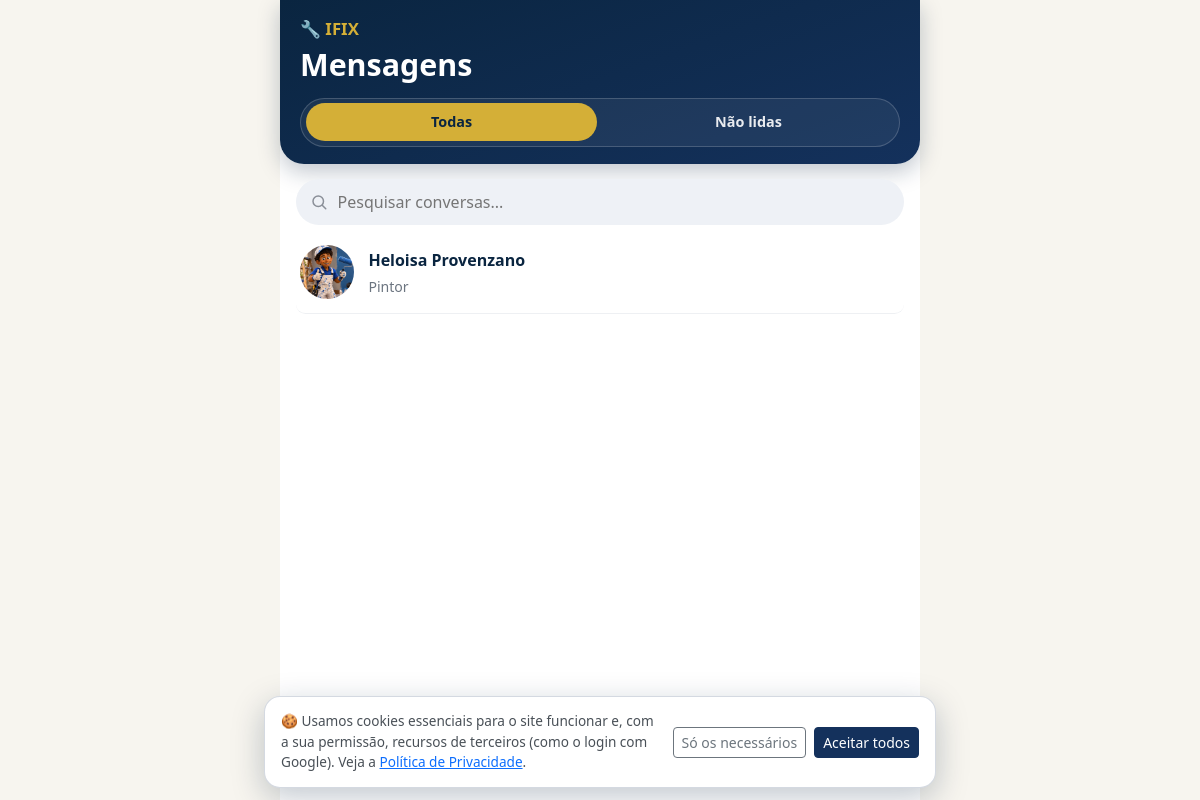
/servicos/mensagens/ (signed in), run on an earlier commit of the app's database.
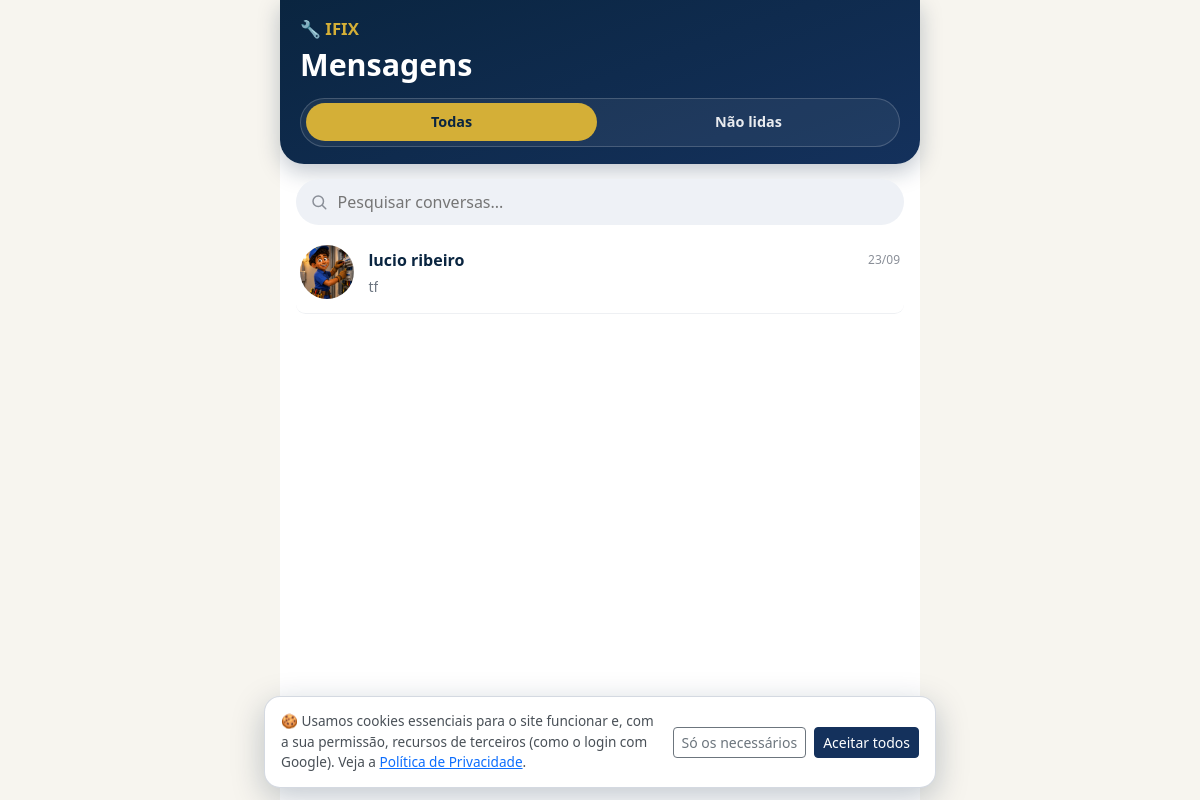
And on a later commit of the database.
### services/models.py (models this page shows, shortened)
class SolicitacaoServico(models.Model):
    STATUS_PENDENTE = 'pendente'
    STATUS_CONFIRMADO = 'confirmado'
    STATUS_CONCLUIDO = 'concluido'
    STATUS_CANCELADO = 'cancelado'
    STATUS_CHOICES = (
        (STATUS_PENDENTE, 'Pendente'),
        (STATUS_CONFIRMADO, 'Confirmado'),
        (STATUS_CONCLUIDO, 'Concluído'),
        (STATUS_CANCELADO, 'Cancelado'),
    )
    usuario = models.ForeignKey(
        settings.AUTH_USER_MODEL,
        on_delete=models.CASCADE,
        related_name='solicitacoes',
    )
    servico = models.ForeignKey(
        Servico,
        on_delete=models.CASCADE,
        related_name='solicitacoes',
    )
    mensagem = models.TextField(blank=True, verbose_name='Mensagem/observações')
    data_visita = models.DateField(
        null=True, blank=True,
        verbose_name='Dia da visita solicitado',
        help_text='Dia escolhido pelo cliente, no calendário, para a visita do profissional.',
    )
    status = models.CharField(max_length=15, choices=STATUS_CHOICES, default=STATUS_PENDENTE)
    visita_concluida_em = models.DateTimeField(
        null=True, blank=True,
        verbose_name='Visita concluída em',
        help_text='Preenchido quando o cliente confirma que o profissional foi até a casa dele, liberando a aba Orçamentos para essa solicitação.',
    )
    TURNO_MANHA = 'manha'
    TURNO_TARDE = 'tarde'
    TURNO_NOITE = 'noite'
    TURNO_QUALQUER = 'qualquer'
    TURNO_CHOICES = (
        (TURNO_MANHA, 'Manhã (8h às 12h)'),
        (TURNO_TARDE, 'Tarde (12h às 18h)'),
        (TURNO_NOITE, 'Noite (18h às 21h)'),
        (TURNO_QUALQUER, 'Qualquer horário'),
    )
    TURNOS_CURTOS = {
        TURNO_MANHA: 'Manhã',
        TURNO_TARDE: 'Tarde',
        TURNO_NOITE: 'Noite',
        TURNO_QUALQUER: 'Qualquer horário',
    }
    turno = models.CharField(
        max_length=10, choices=TURNO_CHOICES, default=TURNO_QUALQUER,
        verbose_name='Turno preferido',
    )
    urgente = models.BooleanField(
        default=False, verbose_name='Urgente (hoje)',
        help_text='O cliente precisa do atendimento hoje; o pedido aparece em destaque para o profissional.',
    )
    grupo = models.UUIDField(
        null=True, blank=True, db_index=True, editable=False,
        help_text='Pedidos criados juntos, para vários profissionais ao mesmo tempo, dividem o mesmo grupo (usado na comparação).',
    )
    latitude = models.FloatField(null=True, blank=True, verbose_name='Latitude do local da visita')
    longitude = models.FloatField(null=True, blank=True, verbose_name='Longitude do local da visita')
    endereco_visita = models.CharField(
        max_length=255, blank=True, verbose_name='Endereço / ponto de referência da visita',
    )
    a_caminho_em = models.DateTimeField(
        null=True, blank=True, verbose_name='Profissional avisou que está a caminho (1ª visita)',
    )
    reagendamentos = models.PositiveSmallIntegerField(
        default=0, verbose_name='Reagendamentos aceitos (1ª visita)',
    )
    cancelado_por = models.ForeignKey(
        settings.AUTH_USER_MODEL, null=True, blank=True, on_delete=models.SET_NULL,
        related_name='solicitacoes_canceladas', verbose_name='Cancelado por',
    )
    cancelado_em = models.DateTimeField(null=True, blank=True, verbose_name='Cancelado em')
    motivo_cancelamento = models.TextField(blank=True, verbose_name='Motivo do cancelamento')
    cancelamento_tardio = models.BooleanField(
        default=False, verbose_name='Cancelamento tardio',
        help_text='Cancelado com menos antecedência do que a regra permite (ver services/regras.py).',
    )
    respondida_em = models.DateTimeField(
        null=True, blank=True, verbose_name='Respondida pelo profissional em',
        help_text='Quando o profissional aceitou ou recusou o pedido (base do tempo de resposta do perfil).',
    )
    criado_em = models.DateTimeField(auto_now_add=True)
    class Meta:
        verbose_name = 'Solicitação de serviço'
        verbose_name_plural = 'Solicitações de serviço'
        ordering = ['-criado_em']

class Servico(models.Model):
    profissional = models.ForeignKey(
        settings.AUTH_USER_MODEL,
        on_delete=models.CASCADE,
        related_name='servicos',
        limit_choices_to={'profile__tipo': 'profissional'},
    )
    categoria = models.ForeignKey(
        CategoriaServico,
        on_delete=models.PROTECT,
        related_name='servicos',
    )
    nome = models.CharField(max_length=150, verbose_name='Nome do serviço')  # P4
    slug = models.SlugField(
        max_length=180, unique=True, blank=True,
        help_text='Gerado sozinho (ex.: eletricista-joao-silva-12) - usado na URL da página do serviço.',
    )
    subservico = models.CharField(
        max_length=150, blank=True, verbose_name='Subserviço',
    )  # P4.1 - opção específica dentro do serviço, conforme a categoria
    descricao = models.TextField(verbose_name='Observação')  # P5
    preco_min = models.DecimalField(
        max_digits=10, decimal_places=2,
        validators=[MinValueValidator(0)],
        verbose_name='Preço da visita a partir de (R$)',
    )  # P6
    preco_max = models.DecimalField(
        max_digits=10, decimal_places=2,
        validators=[MinValueValidator(0)],
        verbose_name='Preço da visita até (R$)',
    )  # P6
    duracao_minutos = models.PositiveIntegerField(verbose_name='Duração estimada (minutos)')  # P7
    criado_em = models.DateTimeField(auto_now_add=True)
    atualizado_em = models.DateTimeField(auto_now=True)
    class Meta:
        verbose_name = 'Serviço'
        verbose_name_plural = 'Serviços'
        ordering = ['-criado_em']

class MensagemSolicitacao(models.Model):
    solicitacao = models.ForeignKey(
        SolicitacaoServico,
        on_delete=models.CASCADE,
        related_name='mensagens',
    )
    autor = models.ForeignKey(
        settings.AUTH_USER_MODEL,
        on_delete=models.CASCADE,
        related_name='mensagens_solicitacao',
    )
    TIPO_TEXTO = 'texto'
    TIPO_IMAGEM = 'imagem'
    TIPO_AUDIO = 'audio'
    TIPO_CHOICES = (
        (TIPO_TEXTO, 'Texto'),
        (TIPO_IMAGEM, 'Foto'),
        (TIPO_AUDIO, 'Áudio'),
    )
    texto = models.TextField(blank=True, verbose_name='Mensagem')
    anexo = models.FileField(upload_to=caminho_chat, blank=True, verbose_name='Foto ou áudio')
    tipo = models.CharField(max_length=10, choices=TIPO_CHOICES, default=TIPO_TEXTO)
    lida = models.BooleanField(default=False)
    criada_em = models.DateTimeField(auto_now_add=True)
    class Meta:
        verbose_name = 'Mensagem da solicitação'
        verbose_name_plural = 'Mensagens das solicitações'
        ordering = ['criada_em']
    @property
    def resumo(self):
        if self.tipo == self.TIPO_IMAGEM:
            return 'Foto' + (f': {self.texto}' if self.texto else '')
        if self.tipo == self.TIPO_AUDIO:
            return 'Mensagem de áudio'
        return self.texto

### accounts/models.py (models this page shows, shortened)
class Profile(models.Model):
    TIPO_USUARIO = 'usuario'
    TIPO_PROFISSIONAL = 'profissional'
    TIPO_CHOICES = (
        (TIPO_USUARIO, 'Usuário'),
        (TIPO_PROFISSIONAL, 'Profissional'),
    )
    user = models.OneToOneField(
        settings.AUTH_USER_MODEL,
        on_delete=models.CASCADE,
        related_name='profile',
    )
    tipo = models.CharField(max_length=15, choices=TIPO_CHOICES, verbose_name='Tipo de conta')
    telefone = models.CharField(max_length=20, blank=True, verbose_name='Telefone')
    cep = models.CharField(max_length=9, blank=True, verbose_name='CEP')
    latitude = models.FloatField(null=True, blank=True, verbose_name='Latitude')
    longitude = models.FloatField(null=True, blank=True, verbose_name='Longitude')
    endereco = models.CharField(max_length=255, blank=True, verbose_name='Endereço')
    numero = models.CharField(max_length=10, blank=True, verbose_name='Número')
    complemento = models.CharField(max_length=100, blank=True, verbose_name='Complemento')
    bairro = models.CharField(max_length=120, blank=True, verbose_name='Bairro')
    cidade = models.CharField(max_length=120, blank=True, verbose_name='Cidade')
    uf = models.CharField(max_length=2, blank=True, verbose_name='UF')
    cidade_slug = models.SlugField(
        max_length=140, blank=True, db_index=True,
        help_text='Gerado sozinho a partir da cidade - usado nas páginas "Eletricista em Campinas".',
    )
    foto = models.FileField(upload_to='fotos_perfil/', blank=True, verbose_name='Foto de perfil')
    especialidades = models.ManyToManyField(
        'services.CategoriaServico',
        blank=True,
        related_name='profissionais',
        verbose_name='Especialidades/Áreas de atuação',
        help_text='Preenchido apenas para contas de profissionais. Um profissional pode atuar em mais de uma área.',
    )
    chave_pix = models.CharField(
        max_length=140, blank=True, verbose_name='Chave Pix para receber',
        help_text='Só para profissionais: chave (CPF, e-mail, telefone ou aleatória) onde o IFIX repassa o valor dos serviços concluídos.',
    )
    termos_aceitos = models.BooleanField(
        default=False,
        verbose_name='Termo de Condições de Uso aceito',
        help_text='Indica se o usuário já leu e aceitou o Termo de Condições de Uso e Prestação de Serviços.',
    )
    termos_aceitos_em = models.DateTimeField(
        null=True, blank=True,
        verbose_name='Data/hora do aceite do Termo',
    )
    site_url = models.URLField(
        max_length=200, blank=True, verbose_name='Link da sua página/site (opcional)',
        help_text='Só profissionais. Aparece na sua página pública (ex.: https://meusite.com.br).',
    )
    VERIF_NAO_ENVIADO = 'nao_enviado'
    VERIF_PENDENTE = 'pendente'
    VERIF_VERIFICADO = 'verificado'
    VERIF_RECUSADO = 'recusado'
    VERIF_CHOICES = (
        (VERIF_NAO_ENVIADO, 'Não enviado'),
        (VERIF_PENDENTE, 'Aguardando análise'),
        (VERIF_VERIFICADO, 'Verificado'),
        (VERIF_RECUSADO, 'Recusado'),
    )
    documento = models.FileField(
        upload_to=caminho_verificacao, storage=armazenamento_privado, blank=True,
        verbose_name='Documento com foto (RG/CNH)',
    )
    foto_verificacao = models.FileField(
        upload_to=caminho_verificacao, storage=armazenamento_privado, blank=True,
        verbose_name='Foto do rosto (selfie)',
    )
    verificacao_status = models.CharField(
        max_length=12, choices=VERIF_CHOICES, default=VERIF_NAO_ENVIADO,
        verbose_name='Situação da verificação',
    )
    verificacao_enviada_em = models.DateTimeField(null=True, blank=True, verbose_name='Enviado em')
    verificado_em = models.DateTimeField(null=True, blank=True, verbose_name='Verificado em')
    verificado_por = models.ForeignKey(
        settings.AUTH_USER_MODEL, null=True, blank=True, on_delete=models.SET_NULL,
        related_name='verificacoes_feitas', verbose_name='Verificado por',
    )
    verificacao_motivo_recusa = models.TextField(blank=True, verbose_name='Motivo da recusa')
    criado_em = models.DateTimeField(auto_now_add=True)
    class Meta:
        verbose_name = 'Perfil'
        verbose_name_plural = 'Perfis'
    @property
    def is_profissional(self):
        return self.tipo == self.TIPO_PROFISSIONAL
    @property
    def verificado(self):
        return self.is_profissional and self.verificacao_status == self.VERIF_VERIFICADO
    @property
    def is_usuario(self):
        return self.tipo == self.TIPO_USUARIO

### services/views.py (the view)
# urls.py: path('mensagens/', views.mensagens, name='mensagens'),
@login_required
def mensagens(request):
    conversas = montar_lista_conversas(request.user)
    return render(request, 'services/mensagens.html', {
        'conversas': conversas,
        'primeira_conversa': conversas[0] if conversas else None,
        'total_nao_lidas': sum(1 for c in conversas if c.total_nao_lidas),
    })

### accounts/context_processors.py (called while the page is built)
def google_login(request):
    client_id = getattr(settings, 'GOOGLE_OAUTH_CLIENT_ID', '')
    return {
        'google_client_id': client_id,
        'google_login_habilitado': bool(client_id),
    }

### services/context_processors.py (called while the page is built)
def mensagens_nao_lidas_qs(user):
    return MensagemSolicitacao.objects.filter(
        Q(solicitacao__usuario=user) | Q(solicitacao__servico__profissional=user),
        lida=False,
    ).exclude(autor=user).exclude(
        solicitacao__status=SolicitacaoServico.STATUS_CONCLUIDO,
        solicitacao__avaliacao__isnull=False,
    )

### services/pagamentos/__init__.py (called while the page is built)
def habilitado():
    return bool(getattr(settings, 'PIX_HABILITADO', False))

### services/views.py (called while the page is built)
def _conversas_do_usuario(user):
    return SolicitacaoServico.objects.filter(
        Q(usuario=user) | Q(servico__profissional=user),
        status__in=[SolicitacaoServico.STATUS_CONFIRMADO, SolicitacaoServico.STATUS_CONCLUIDO],
    ).exclude(
        status=SolicitacaoServico.STATUS_CONCLUIDO,
        avaliacao__isnull=False,
    )

def _select_related_conversa(queryset):
    return queryset.select_related(
        'servico', 'usuario', 'usuario__profile',
        'servico__profissional', 'servico__profissional__profile',
    )

### services/templates/services/mensagens.html (shortened to what this page needs)
{% extends "base_auth.html" %}
{% block content %}
<div class="msgs-page">
    <header class="msgs-header">
        <div class="msgs-header-top">
            <a href="{% url 'home' %}" class="msgs-brand">🔧 IFIX</a>
        </div>
        <h1 class="msgs-title">Mensagens</h1>
        <div class="msgs-tabs" role="tablist" aria-label="Filtrar conversas">
            <button type="button" class="msgs-tab is-active" role="tab" data-filtro="todas">Todas</button>
            <button type="button" class="msgs-tab" role="tab" data-filtro="nao-lidas">Não lidas{% if total_nao_lidas %} <span class="msgs-tab-count">{{ total_nao_lidas }}</span>{% endif %}</button>
        </div>
    </header>
    <div class="msgs-body">
        {% if conversas %}
            <label class="msgs-search">
                <input type="search" id="msgs-busca" placeholder="Pesquisar conversas..." autocomplete="off">
            </label>
            <div class="msgs-list" id="msgs-list" data-resumo-url="{% url 'services:conversas_resumo' %}">
                {% for conversa in conversas %}{% include "services/_conversa_item.html" %}{% endfor %}
            </div>
        {% endif %}
    </div>
</div>
{% endblock %}

### services/templates/services/_conversa_item.html (shortened to what this page needs)
{% now "Y-m-d" as hoje %}
<a href="{% url 'services:conversa_solicitacao' conversa.pk %}" class="chat-list-item {% if conversa.pk == ativa_pk %}active{% endif %}{% if conversa.total_nao_lidas %} has-unread{% endif %}" data-conversa="{{ conversa.pk }}">
    {% if conversa.contato.profile.foto %}
        <img src="{{ conversa.contato.profile.foto.url }}" alt="Foto de {{ conversa.contato.get_full_name|default:conversa.contato.username }}" class="chat-list-avatar">
    {% else %}
        <span class="chat-list-avatar-placeholder">{{ conversa.contato.username|first|upper }}</span>
    {% endif %}
    <span class="chat-list-info">
        <span class="chat-list-name-row">
            <span class="chat-list-name">{{ conversa.contato.get_full_name|default:conversa.contato.username }}</span>
            {% if conversa.ultima_mensagem %}
                <span class="chat-list-time">{% if conversa.ultima_mensagem.criada_em|date:"Y-m-d" == hoje %}{{ conversa.ultima_mensagem.criada_em|date:"H:i" }}{% else %}{{ conversa.ultima_mensagem.criada_em|date:"d/m" }}{% endif %}</span>
            {% endif %}
        </span>
        <span class="chat-list-preview-row">
            <span class="chat-list-preview">
                {% if conversa.ultima_mensagem %}
                    {{ conversa.ultima_mensagem.resumo|truncatechars:34 }}
                {% else %}
                    {{ conversa.servico.nome }}
                {% endif %}
            </span>
        </span>
    </span>
</a>

What changed in the data, as far as the page shows it:
no longer on this page (row edited): SolicitacaoServico: contato.profile.foto (picture), contato.get_full_name "Heloisa Provenzano", servico.nome "Pintor"
added SolicitacaoServico: contato.profile.foto (picture), contato.get_full_name "lucio ribeiro", ultima_mensagem.criada_em "23/09", ultima_mensagem.resumo "tf"
